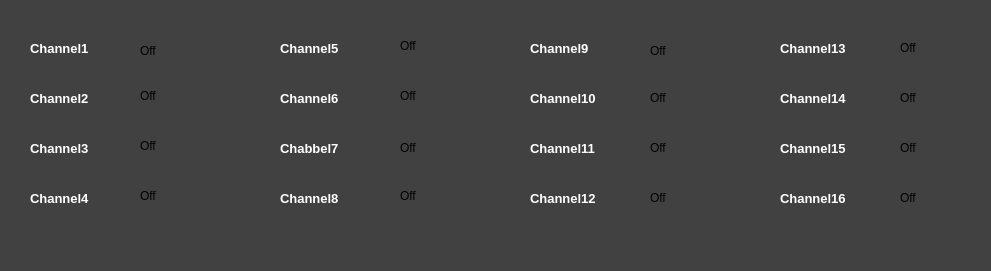
    <widget class="QFrame" name="frame_2">
     <property name="geometry">
      <rect>
       <x>190</x>
       <y>570</y>
       <width>991</width>
       <height>271</height>
      </rect>
     </property>
     <property name="styleSheet">
      <string notr="true">background-color: rgb(65, 65, 65);</string>
     </property>
     <property name="frameShape">
      <enum>QFrame::NoFrame</enum>
     </property>
     <property name="frameShadow">
      <enum>QFrame::Plain</enum>
     </property>
     <widget class="QFrame" name="frame_22">
      <property name="geometry">
       <rect>
        <x>10</x>
        <y>20</y>
        <width>221</width>
        <height>201</height>
       </rect>
      </property>
      <property name="font">
       <font>
        <pointsize>12</pointsize>
        <weight>75</weight>
        <bold>true</bold>
       </font>
      </property>
      <property name="frameShape">
       <enum>QFrame::NoFrame</enum>
      </property>
      <property name="frameShadow">
       <enum>QFrame::Plain</enum>
      </property>
      <widget class="QFrame" name="frame_23">
       <property name="geometry">
        <rect>
         <x>10</x>
         <y>10</y>
         <width>201</width>
         <height>31</height>
        </rect>
       </property>
       <property name="frameShape">
        <enum>QFrame::NoFrame</enum>
       </property>
       <property name="frameShadow">
        <enum>QFrame::Plain</enum>
       </property>
       <widget class="QLabel" name="dev1">
        <property name="geometry">
         <rect>
          <x>10</x>
          <y>10</y>
          <width>81</width>
          <height>16</height>
         </rect>
        </property>
        <property name="font">
         <font>
          <pointsize>10</pointsize>
          <weight>75</weight>
          <bold>true</bold>
         </font>
        </property>
        <property name="styleSheet">
         <string notr="true">color: rgb(255, 255, 255);</string>
        </property>
        <property name="text">
         <string>Channel1</string>
        </property>
       </widget>
       <widget class="QLabel" name="satus1">
        <property name="geometry">
         <rect>
          <x>120</x>
          <y>10</y>
          <width>55</width>
          <height>21</height>
         </rect>
        </property>
        <property name="text">
         <string>Off</string>
        </property>
       </widget>
      </widget>
      <widget class="QFrame" name="frame_24">
       <property name="geometry">
        <rect>
         <x>10</x>
         <y>60</y>
         <width>201</width>
         <height>31</height>
        </rect>
       </property>
       <property name="frameShape">
        <enum>QFrame::NoFrame</enum>
       </property>
       <property name="frameShadow">
        <enum>QFrame::Plain</enum>
       </property>
       <widget class="QLabel" name="dev2">
        <property name="geometry">
         <rect>
          <x>10</x>
          <y>10</y>
          <width>81</width>
          <height>16</height>
         </rect>
        </property>
        <property name="font">
         <font>
          <pointsize>10</pointsize>
          <weight>75</weight>
          <bold>true</bold>
         </font>
        </property>
        <property name="styleSheet">
         <string notr="true">color: rgb(255, 255, 255);</string>
        </property>
        <property name="text">
         <string>Channel2</string>
        </property>
       </widget>
       <widget class="QLabel" name="satus2">
        <property name="geometry">
         <rect>
          <x>120</x>
          <y>0</y>
          <width>55</width>
          <height>31</height>
         </rect>
        </property>
        <property name="text">
         <string>Off</string>
        </property>
       </widget>
      </widget>
      <widget class="QFrame" name="frame_25">
       <property name="geometry">
        <rect>
         <x>10</x>
         <y>110</y>
         <width>201</width>
         <height>31</height>
        </rect>
       </property>
       <property name="frameShape">
        <enum>QFrame::NoFrame</enum>
       </property>
       <property name="frameShadow">
        <enum>QFrame::Plain</enum>
       </property>
       <widget class="QLabel" name="dev3">
        <property name="geometry">
         <rect>
          <x>10</x>
          <y>10</y>
          <width>81</width>
          <height>16</height>
         </rect>
        </property>
        <property name="font">
         <font>
          <pointsize>10</pointsize>
          <weight>75</weight>
          <bold>true</bold>
         </font>
        </property>
        <property name="styleSheet">
         <string notr="true">color: rgb(255, 255, 255);</string>
        </property>
        <property name="text">
         <string>Channel3</string>
        </property>
       </widget>
       <widget class="QLabel" name="satus3">
        <property name="geometry">
         <rect>
          <x>120</x>
          <y>6</y>
          <width>55</width>
          <height>20</height>
         </rect>
        </property>
        <property name="text">
         <string>Off</string>
        </property>
       </widget>
      </widget>
      <widget class="QFrame" name="frame_26">
       <property name="geometry">
        <rect>
         <x>10</x>
         <y>160</y>
         <width>201</width>
         <height>31</height>
        </rect>
       </property>
       <property name="frameShape">
        <enum>QFrame::NoFrame</enum>
       </property>
       <property name="frameShadow">
        <enum>QFrame::Plain</enum>
       </property>
       <widget class="QLabel" name="dev4">
        <property name="geometry">
         <rect>
          <x>10</x>
          <y>10</y>
          <width>81</width>
          <height>16</height>
         </rect>
        </property>
        <property name="font">
         <font>
          <pointsize>10</pointsize>
          <weight>75</weight>
          <bold>true</bold>
         </font>
        </property>
        <property name="styleSheet">
         <string notr="true">color: rgb(255, 255, 255);</string>
        </property>
        <property name="text">
         <string>Channel4</string>
        </property>
       </widget>
       <widget class="QLabel" name="satus4">
        <property name="geometry">
         <rect>
          <x>120</x>
          <y>5</y>
          <width>55</width>
          <height>21</height>
         </rect>
        </property>
        <property name="text">
         <string>Off</string>
        </property>
       </widget>
      </widget>
     </widget>
     <widget class="QFrame" name="frame_27">
      <property name="geometry">
       <rect>
        <x>260</x>
        <y>20</y>
        <width>221</width>
        <height>201</height>
       </rect>
      </property>
      <property name="font">
       <font>
        <pointsize>12</pointsize>
        <weight>75</weight>
        <bold>true</bold>
       </font>
      </property>
      <property name="frameShape">
       <enum>QFrame::NoFrame</enum>
      </property>
      <property name="frameShadow">
       <enum>QFrame::Plain</enum>
      </property>
      <widget class="QFrame" name="frame_28">
       <property name="geometry">
        <rect>
         <x>10</x>
         <y>10</y>
         <width>201</width>
         <height>31</height>
        </rect>
       </property>
       <property name="frameShape">
        <enum>QFrame::NoFrame</enum>
       </property>
       <property name="frameShadow">
        <enum>QFrame::Plain</enum>
       </property>
       <widget class="QLabel" name="dev5">
        <property name="geometry">
         <rect>
          <x>10</x>
          <y>10</y>
          <width>81</width>
          <height>16</height>
         </rect>
        </property>
        <property name="font">
         <font>
          <pointsize>10</pointsize>
          <weight>75</weight>
          <bold>true</bold>
         </font>
        </property>
        <property name="styleSheet">
         <string notr="true">color: rgb(255, 255, 255);</string>
        </property>
        <property name="text">
         <string>Channel5</string>
        </property>
       </widget>
       <widget class="QLabel" name="satus5">
        <property name="geometry">
         <rect>
          <x>130</x>
          <y>5</y>
          <width>55</width>
          <height>21</height>
         </rect>
        </property>
        <property name="text">
         <string>Off</string>
        </property>
       </widget>
      </widget>
      <widget class="QFrame" name="frame_29">
       <property name="geometry">
        <rect>
         <x>10</x>
         <y>60</y>
         <width>201</width>
         <height>31</height>
        </rect>
       </property>
       <property name="frameShape">
        <enum>QFrame::NoFrame</enum>
       </property>
       <property name="frameShadow">
        <enum>QFrame::Plain</enum>
       </property>
       <widget class="QLabel" name="dev6">
        <property name="geometry">
         <rect>
          <x>10</x>
          <y>10</y>
          <width>81</width>
          <height>16</height>
         </rect>
        </property>
        <property name="font">
         <font>
          <pointsize>10</pointsize>
          <weight>75</weight>
          <bold>true</bold>
         </font>
        </property>
        <property name="styleSheet">
         <string notr="true">color: rgb(255, 255, 255);</string>
        </property>
        <property name="text">
         <string>Channel6</string>
        </property>
       </widget>
       <widget class="QLabel" name="satus6">
        <property name="geometry">
         <rect>
          <x>130</x>
          <y>5</y>
          <width>55</width>
          <height>21</height>
         </rect>
        </property>
        <property name="text">
         <string>Off</string>
        </property>
       </widget>
      </widget>
      <widget class="QFrame" name="frame_30">
       <property name="geometry">
        <rect>
         <x>10</x>
         <y>110</y>
         <width>201</width>
         <height>31</height>
        </rect>
       </property>
       <property name="frameShape">
        <enum>QFrame::NoFrame</enum>
       </property>
       <property name="frameShadow">
        <enum>QFrame::Plain</enum>
       </property>
       <widget class="QLabel" name="dev7">
        <property name="geometry">
         <rect>
          <x>10</x>
          <y>10</y>
          <width>81</width>
          <height>16</height>
         </rect>
        </property>
        <property name="font">
         <font>
          <pointsize>10</pointsize>
          <weight>75</weight>
          <bold>true</bold>
         </font>
        </property>
        <property name="styleSheet">
         <string notr="true">color: rgb(255, 255, 255);</string>
        </property>
        <property name="text">
         <string>Chabbel7</string>
        </property>
       </widget>
       <widget class="QLabel" name="satus7">
        <property name="geometry">
         <rect>
          <x>130</x>
          <y>10</y>
          <width>55</width>
          <height>16</height>
         </rect>
        </property>
        <property name="text">
         <string>Off</string>
        </property>
       </widget>
      </widget>
      <widget class="QFrame" name="frame_31">
       <property name="geometry">
        <rect>
         <x>10</x>
         <y>160</y>
         <width>201</width>
         <height>31</height>
        </rect>
       </property>
       <property name="frameShape">
        <enum>QFrame::NoFrame</enum>
       </property>
       <property name="frameShadow">
        <enum>QFrame::Plain</enum>
       </property>
       <widget class="QLabel" name="dev8">
        <property name="geometry">
         <rect>
          <x>10</x>
          <y>10</y>
          <width>81</width>
          <height>16</height>
         </rect>
        </property>
        <property name="font">
         <font>
          <pointsize>10</pointsize>
          <weight>75</weight>
          <bold>true</bold>
         </font>
        </property>
        <property name="styleSheet">
         <string notr="true">color: rgb(255, 255, 255);</string>
        </property>
        <property name="text">
         <string>Channel8</string>
        </property>
       </widget>
       <widget class="QLabel" name="satus8">
        <property name="geometry">
         <rect>
          <x>130</x>
          <y>5</y>
          <width>55</width>
          <height>21</height>
         </rect>
        </property>
        <property name="text">
         <string>Off</string>
        </property>
       </widget>
      </widget>
     </widget>
     <widget class="QFrame" name="frame_32">
      <property name="geometry">
       <rect>
        <x>510</x>
        <y>20</y>
        <width>221</width>
        <height>201</height>
       </rect>
      </property>
      <property name="font">
       <font>
        <pointsize>12</pointsize>
        <weight>75</weight>
        <bold>true</bold>
       </font>
      </property>
      <property name="frameShape">
       <enum>QFrame::NoFrame</enum>
      </property>
      <property name="frameShadow">
       <enum>QFrame::Plain</enum>
      </property>
      <widget class="QFrame" name="frame_33">
       <property name="geometry">
        <rect>
         <x>10</x>
         <y>10</y>
         <width>201</width>
         <height>31</height>
        </rect>
       </property>
       <property name="frameShape">
        <enum>QFrame::NoFrame</enum>
       </property>
       <property name="frameShadow">
        <enum>QFrame::Plain</enum>
       </property>
       <widget class="QLabel" name="dev9">
        <property name="geometry">
         <rect>
          <x>10</x>
          <y>10</y>
          <width>81</width>
          <height>16</height>
         </rect>
        </property>
        <property name="font">
         <font>
          <pointsize>10</pointsize>
          <weight>75</weight>
          <bold>true</bold>
         </font>
        </property>
        <property name="styleSheet">
         <string notr="true">color: rgb(255, 255, 255);</string>
        </property>
        <property name="text">
         <string>Channel9</string>
        </property>
       </widget>
       <widget class="QLabel" name="satus9">
        <property name="geometry">
         <rect>
          <x>130</x>
          <y>10</y>
          <width>55</width>
          <height>21</height>
         </rect>
        </property>
        <property name="text">
         <string>Off</string>
        </property>
       </widget>
      </widget>
      <widget class="QFrame" name="frame_34">
       <property name="geometry">
        <rect>
         <x>10</x>
         <y>60</y>
         <width>201</width>
         <height>31</height>
        </rect>
       </property>
       <property name="frameShape">
        <enum>QFrame::NoFrame</enum>
       </property>
       <property name="frameShadow">
        <enum>QFrame::Plain</enum>
       </property>
       <widget class="QLabel" name="dev10">
        <property name="geometry">
         <rect>
          <x>10</x>
          <y>10</y>
          <width>101</width>
          <height>16</height>
         </rect>
        </property>
        <property name="font">
         <font>
          <pointsize>10</pointsize>
          <weight>75</weight>
          <bold>true</bold>
         </font>
        </property>
        <property name="styleSheet">
         <string notr="true">color: rgb(255, 255, 255);</string>
        </property>
        <property name="text">
         <string>Channel10</string>
        </property>
       </widget>
       <widget class="QLabel" name="satus10">
        <property name="geometry">
         <rect>
          <x>130</x>
          <y>10</y>
          <width>55</width>
          <height>16</height>
         </rect>
        </property>
        <property name="text">
         <string>Off</string>
        </property>
       </widget>
      </widget>
      <widget class="QFrame" name="frame_35">
       <property name="geometry">
        <rect>
         <x>10</x>
         <y>110</y>
         <width>201</width>
         <height>31</height>
        </rect>
       </property>
       <property name="frameShape">
        <enum>QFrame::NoFrame</enum>
       </property>
       <property name="frameShadow">
        <enum>QFrame::Plain</enum>
       </property>
       <widget class="QLabel" name="dev11">
        <property name="geometry">
         <rect>
          <x>10</x>
          <y>10</y>
          <width>101</width>
          <height>16</height>
         </rect>
        </property>
        <property name="font">
         <font>
          <pointsize>10</pointsize>
          <weight>75</weight>
          <bold>true</bold>
         </font>
        </property>
        <property name="styleSheet">
         <string notr="true">color: rgb(255, 255, 255);</string>
        </property>
        <property name="text">
         <string>Channel11</string>
        </property>
       </widget>
       <widget class="QLabel" name="satus11">
        <property name="geometry">
         <rect>
          <x>130</x>
          <y>10</y>
          <width>55</width>
          <height>16</height>
         </rect>
        </property>
        <property name="text">
         <string>Off</string>
        </property>
       </widget>
      </widget>
      <widget class="QFrame" name="frame_36">
       <property name="geometry">
        <rect>
         <x>10</x>
         <y>160</y>
         <width>201</width>
         <height>31</height>
        </rect>
       </property>
       <property name="frameShape">
        <enum>QFrame::NoFrame</enum>
       </property>
       <property name="frameShadow">
        <enum>QFrame::Plain</enum>
       </property>
       <widget class="QLabel" name="dev12">
        <property name="geometry">
         <rect>
          <x>10</x>
          <y>10</y>
          <width>101</width>
          <height>16</height>
         </rect>
        </property>
        <property name="font">
         <font>
          <pointsize>10</pointsize>
          <weight>75</weight>
          <bold>true</bold>
         </font>
        </property>
        <property name="styleSheet">
         <string notr="true">color: rgb(255, 255, 255);</string>
        </property>
        <property name="text">
         <string>Channel12</string>
        </property>
       </widget>
       <widget class="QLabel" name="satus12">
        <property name="geometry">
         <rect>
          <x>130</x>
          <y>10</y>
          <width>55</width>
          <height>16</height>
         </rect>
        </property>
        <property name="text">
         <string>Off</string>
        </property>
       </widget>
      </widget>
     </widget>
     <widget class="QFrame" name="frame_37">
      <property name="geometry">
       <rect>
        <x>760</x>
        <y>20</y>
        <width>221</width>
        <height>201</height>
       </rect>
      </property>
      <property name="font">
       <font>
        <pointsize>12</pointsize>
        <weight>75</weight>
        <bold>true</bold>
       </font>
      </property>
      <property name="frameShape">
       <enum>QFrame::NoFrame</enum>
      </property>
      <property name="frameShadow">
       <enum>QFrame::Plain</enum>
      </property>
      <widget class="QFrame" name="frame_38">
       <property name="geometry">
        <rect>
         <x>10</x>
         <y>10</y>
         <width>201</width>
         <height>31</height>
        </rect>
       </property>
       <property name="frameShape">
        <enum>QFrame::NoFrame</enum>
       </property>
       <property name="frameShadow">
        <enum>QFrame::Plain</enum>
       </property>
       <widget class="QLabel" name="dev13">
        <property name="geometry">
         <rect>
          <x>10</x>
          <y>10</y>
          <width>101</width>
          <height>16</height>
         </rect>
        </property>
        <property name="font">
         <font>
          <pointsize>10</pointsize>
          <weight>75</weight>
          <bold>true</bold>
         </font>
        </property>
        <property name="styleSheet">
         <string notr="true">color: rgb(255, 255, 255);</string>
        </property>
        <property name="text">
         <string>Channel13</string>
        </property>
       </widget>
       <widget class="QLabel" name="satus13">
        <property name="geometry">
         <rect>
          <x>130</x>
          <y>10</y>
          <width>55</width>
          <height>16</height>
         </rect>
        </property>
        <property name="text">
         <string>Off</string>
        </property>
       </widget>
      </widget>
      <widget class="QFrame" name="frame_39">
       <property name="geometry">
        <rect>
         <x>10</x>
         <y>60</y>
         <width>201</width>
         <height>31</height>
        </rect>
       </property>
       <property name="frameShape">
        <enum>QFrame::NoFrame</enum>
       </property>
       <property name="frameShadow">
        <enum>QFrame::Plain</enum>
       </property>
       <widget class="QLabel" name="dev14">
        <property name="geometry">
         <rect>
          <x>10</x>
          <y>10</y>
          <width>101</width>
          <height>16</height>
         </rect>
        </property>
        <property name="font">
         <font>
          <pointsize>10</pointsize>
          <weight>75</weight>
          <bold>true</bold>
         </font>
        </property>
        <property name="styleSheet">
         <string notr="true">color: rgb(255, 255, 255);</string>
        </property>
        <property name="text">
         <string>Channel14</string>
        </property>
       </widget>
       <widget class="QLabel" name="satus14">
        <property name="geometry">
         <rect>
          <x>130</x>
          <y>10</y>
          <width>55</width>
          <height>16</height>
         </rect>
        </property>
        <property name="text">
         <string>Off</string>
        </property>
       </widget>
      </widget>
      <widget class="QFrame" name="frame_40">
       <property name="geometry">
        <rect>
         <x>10</x>
         <y>110</y>
         <width>201</width>
         <height>31</height>
        </rect>
       </property>
       <property name="frameShape">
        <enum>QFrame::NoFrame</enum>
       </property>
       <property name="frameShadow">
        <enum>QFrame::Plain</enum>
       </property>
       <widget class="QLabel" name="dev15">
        <property name="geometry">
         <rect>
          <x>10</x>
          <y>10</y>
          <width>101</width>
          <height>16</height>
         </rect>
        </property>
        <property name="font">
         <font>
          <pointsize>10</pointsize>
          <weight>75</weight>
          <bold>true</bold>
         </font>
        </property>
        <property name="styleSheet">
         <string notr="true">color: rgb(255, 255, 255);</string>
        </property>
        <property name="text">
         <string>Channel15</string>
        </property>
       </widget>
       <widget class="QLabel" name="satus15">
        <property name="geometry">
         <rect>
          <x>130</x>
          <y>10</y>
          <width>55</width>
          <height>16</height>
         </rect>
        </property>
        <property name="text">
         <string>Off</string>
        </property>
       </widget>
      </widget>
      <widget class="QFrame" name="frame_41">
       <property name="geometry">
        <rect>
         <x>10</x>
         <y>160</y>
         <width>201</width>
         <height>31</height>
        </rect>
       </property>
       <property name="frameShape">
        <enum>QFrame::NoFrame</enum>
       </property>
       <property name="frameShadow">
        <enum>QFrame::Plain</enum>
       </property>
       <widget class="QLabel" name="dev16">
        <property name="geometry">
         <rect>
          <x>10</x>
          <y>10</y>
          <width>101</width>
          <height>16</height>
         </rect>
        </property>
        <property name="font">
         <font>
          <pointsize>10</pointsize>
          <weight>75</weight>
          <bold>true</bold>
         </font>
        </property>
        <property name="styleSheet">
         <string notr="true">color: rgb(255, 255, 255);</string>
        </property>
        <property name="text">
         <string>Channel16</string>
        </property>
       </widget>
       <widget class="QLabel" name="satus16">
        <property name="geometry">
         <rect>
          <x>130</x>
          <y>10</y>
          <width>55</width>
          <height>16</height>
         </rect>
        </property>
        <property name="text">
         <string>Off</string>
        </property>
       </widget>
      </widget>
     </widget>
    </widget>
